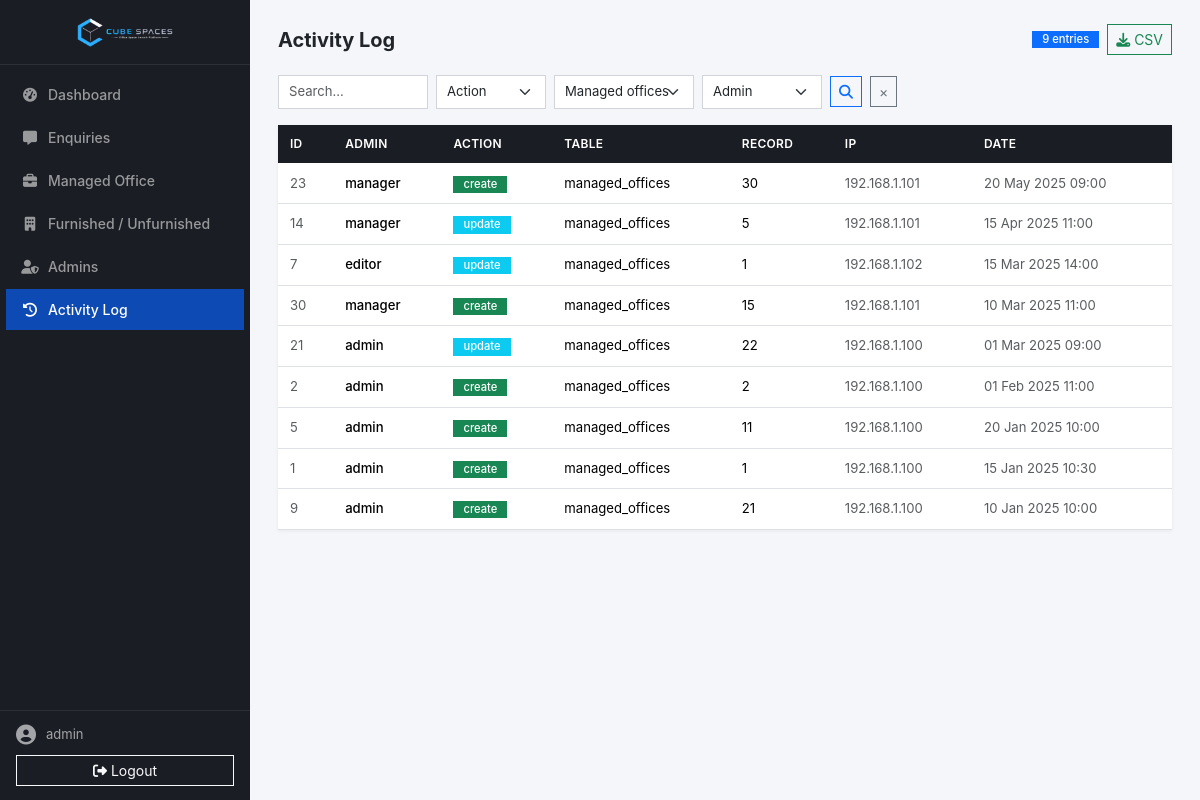
/admin/activity.php?table=managed_offices (signed in), run on the app's committed database.
### tables this page shows
CREATE TABLE IF NOT EXISTS `activity_log` (
  `id` int NOT NULL AUTO_INCREMENT PRIMARY KEY,
  `admin_id` int,
  `admin_username` varchar(100),
  `action` varchar(50),
  `table_name` varchar(100),
  `record_id` int,
  `details` json,
  `ip_address` varchar(50),
  `created_at` timestamp DEFAULT CURRENT_TIMESTAMP,
  KEY `admin_id` (`admin_id`),
  KEY `created_at` (`created_at`)
);

### admin/activity.php (the view, shortened to what this page needs)
<?php
require_once __DIR__ . '/layout.php';
$adminListPage = max(1, (int)($_GET['p'] ?? 1));
$adminPerPage = 50;
$adminOffset = ($adminListPage - 1) * $adminPerPage;
$filterAction = trim($_GET['action'] ?? '');
$filterTable = trim($_GET['table'] ?? '');
$filterAdmin = trim($_GET['admin'] ?? '');
$search = trim($_GET['search'] ?? '');
$conditions = [];
$params = [];
$types = '';
if ($filterTable) {
    $conditions[] = "table_name = ?";
    $params[] = $filterTable;
    $types .= 's';
}
$whereClause = !empty($conditions) ? ' WHERE ' . implode(' AND ', $conditions) : '';
$distinctTables = mysqli_query($conn, "SELECT DISTINCT table_name FROM activity_log WHERE table_name IS NOT NULL ORDER BY table_name");
$countSql = "SELECT COUNT(*) as cnt FROM activity_log$whereClause";
if (!empty($params)) {
    $countStmt = mysqli_prepare($conn, $countSql);
    mysqli_stmt_bind_param($countStmt, $types, ...$params);
    mysqli_stmt_execute($countStmt);
    $activityTotal = (int)mysqli_fetch_assoc(mysqli_stmt_get_result($countStmt))['cnt'];
} else {
    $activityTotal = (int)mysqli_fetch_assoc(mysqli_query($conn, $countSql))['cnt'];
}
$dataSql = "SELECT * FROM activity_log$whereClause ORDER BY created_at DESC LIMIT $adminPerPage OFFSET $adminOffset";
if (!empty($params)) {
    $dataStmt = mysqli_prepare($conn, $dataSql);
    if ($dataStmt) {
        mysqli_stmt_bind_param($dataStmt, $types, ...$params);
        mysqli_stmt_execute($dataStmt);
        $result = mysqli_stmt_get_result($dataStmt);
    } else {
        $result = false;
    }
} else {
    $result = mysqli_query($conn, $dataSql);
}
$exportUrl = 'activity.php?export=1';
foreach (['action', 'table', 'admin', 'search'] as $k) {
    $v = $_GET[$k] ?? '';
    if ($v) $exportUrl .= '&' . urlencode($k) . '=' . urlencode($v);
}
?>
<div class="page-header">
    <h4>Activity Log</h4>
    <div class="d-flex align-items-center gap-2">
        <span class="badge bg-primary"><?= $activityTotal ?> entries</span>
        <a href="<?= $exportUrl ?>" class="btn btn-outline-success btn-sm" title="Export CSV"><i class="fa-solid fa-download"></i> CSV</a>
    </div>
</div>
<div class="row g-2 mb-3">
    <div class="col-md-12">
        <form method="get" class="d-flex gap-2 flex-wrap align-items-center">
            <input type="search" name="search" class="form-control form-control-sm" style="width:150px" placeholder="Search..." value="<?= htmlspecialchars($search) ?>">
            <select name="action" class="form-select form-select-sm" style="width:110px;" onchange="this.form.submit()">
                <option value="">Action</option>
            </select>
            <select name="table" class="form-select form-select-sm" style="width:140px;" onchange="this.form.submit()">
                <?php if ($distinctTables && mysqli_num_rows($distinctTables)): mysqli_data_seek($distinctTables, 0); while ($t = mysqli_fetch_assoc($distinctTables)): ?>
                <option value="<?= htmlspecialchars($t['table_name']) ?>" <?= $filterTable === $t['table_name'] ? 'selected' : '' ?>><?= htmlspecialchars(str_replace('_', ' ', ucfirst($t['table_name']))) ?></option>
                <?php endwhile; endif; ?>
            </select>
            <select name="admin" class="form-select form-select-sm" style="width:120px;" onchange="this.form.submit()">
                <option value="">Admin</option>
            </select>
            <button type="submit" class="btn btn-sm btn-outline-primary"><i class="fa-solid fa-search"></i></button>
            <?php if ($filterAction || $filterTable || $filterAdmin || $search): ?>
            <a href="activity.php" class="btn btn-sm btn-outline-secondary">&times;</a>
            <?php endif; ?>
        </form>
    </div>
</div>
<div class="admin-card">
    <div class="table-wrap">
        <div class="table-responsive">
            <table class="table table-hover align-middle mb-0 small">
                <thead>
                    <tr>
                        <th scope="col">ID</th><th scope="col">Admin</th><th scope="col">Action</th><th scope="col">Table</th><th scope="col">Record</th><th scope="col">IP</th><th scope="col">Date</th>
                    </tr>
                </thead>
                <tbody>
                    <?php if ($result && mysqli_num_rows($result) > 0): ?>
                    <?php while ($row = mysqli_fetch_assoc($result)): ?>
                    <tr>
                        <td class="text-muted"><?= $row['id'] ?></td>
                        <td class="fw-medium"><?= htmlspecialchars($row['admin_username']) ?></td>
                        <td><span class="badge bg-<?= $row['action'] === 'delete' ? 'danger' : ($row['action'] === 'create' ? 'success' : 'info') ?>"><?= htmlspecialchars($row['action']) ?></span></td>
                        <td><?= htmlspecialchars($row['table_name'] ?? '—') ?></td>
                        <td><?= $row['record_id'] ?? '—' ?></td>
                        <td class="text-muted"><?= htmlspecialchars($row['ip_address'] ?? '—') ?></td>
                        <td class="text-muted"><?= date('d M Y H:i', strtotime($row['created_at'])) ?></td>
                    </tr>
                    <?php endwhile; ?>
                    <?php else: ?>
                    <tr><td colspan="7" class="text-center text-muted py-4">No activity found.</td></tr>
                    <?php endif; ?>
                </tbody>
            </table>
        </div>
    </div>
</div>
<?php require_once __DIR__ . '/footer.php'; ?>

### assets/css/admin.css (style rules this page uses)
* { border-radius: 0 !important; }
:root { --admin-sidebar-width: 250px; --admin-primary: #0d4ab4; --admin-primary-dark: #083891; --admin-bg: #f4f6f9; --admin-card-shadow: 0 1px 4px rgba(0,0,0,0.06); }
body { font-family: 'Inter', sans-serif; background: var(--admin-bg); padding-top: 0; -webkit-font-smoothing: antialiased; }
.page-header { display: flex; justify-content: space-between; align-items: center; margin-bottom: 20px; }
.page-header h4 { font-weight: 700; margin-bottom: 0; font-size: 1.25rem; }
.admin-card { border: none; box-shadow: var(--admin-card-shadow); background: #fff; }
.table-wrap { padding: 0; }
.table-wrap .table { margin-bottom: 0; }
.table-wrap .table th { background: #1a1d23; color: #fff; font-weight: 600; font-size: 0.75rem; text-transform: uppercase; letter-spacing: 0.3px; padding: 10px 12px; border-color: rgba(255,255,255,0.08); }
.table-wrap .table td { padding: 10px 12px; font-size: 0.82rem; vertical-align: middle; }
.form-control-sm, .form-select-sm { font-size: 0.82rem; padding: 6px 10px; border-color: #d1d5db; }
.badge { font-weight: 500; font-size: 0.7rem; padding: 3px 10px; }

### data on the page
activity_log: id "23", admin_username "manager", action "create", table_name "managed_offices", record "30", ip_address "192.168.1.101", created_at "20 May 2025 09:00"
activity_log: id "14", admin_username "manager", action "update", table_name "managed_offices", record "5", ip_address "192.168.1.101", created_at "15 Apr 2025 11:00"
activity_log: id "7", admin_username "editor", action "update", table_name "managed_offices", record "1", ip_address "192.168.1.102", created_at "15 Mar 2025 14:00"
activity_log: id "30", admin_username "manager", action "create", table_name "managed_offices", record "15", ip_address "192.168.1.101", created_at "10 Mar 2025 11:00"
activity_log: id "21", admin_username "admin", action "update", table_name "managed_offices", record "22", ip_address "192.168.1.100", created_at "01 Mar 2025 09:00"
activity_log: id "2", admin_username "admin", action "create", table_name "managed_offices", record "2", ip_address "192.168.1.100", created_at "01 Feb 2025 11:00"
activity_log: id "5", admin_username "admin", action "create", table_name "managed_offices", record "11", ip_address "192.168.1.100", created_at "20 Jan 2025 10:00"
activity_log: id "1", admin_username "admin", action "create", table_name "managed_offices", record "1", ip_address "192.168.1.100", created_at "15 Jan 2025 10:30"
activity_log: id "9", admin_username "admin", action "create", table_name "managed_offices", record "21", ip_address "192.168.1.100", created_at "10 Jan 2025 10:00"

### other printed values
$adminUser "admin"
$activityTotal "9"
form field table "Managed offices"
